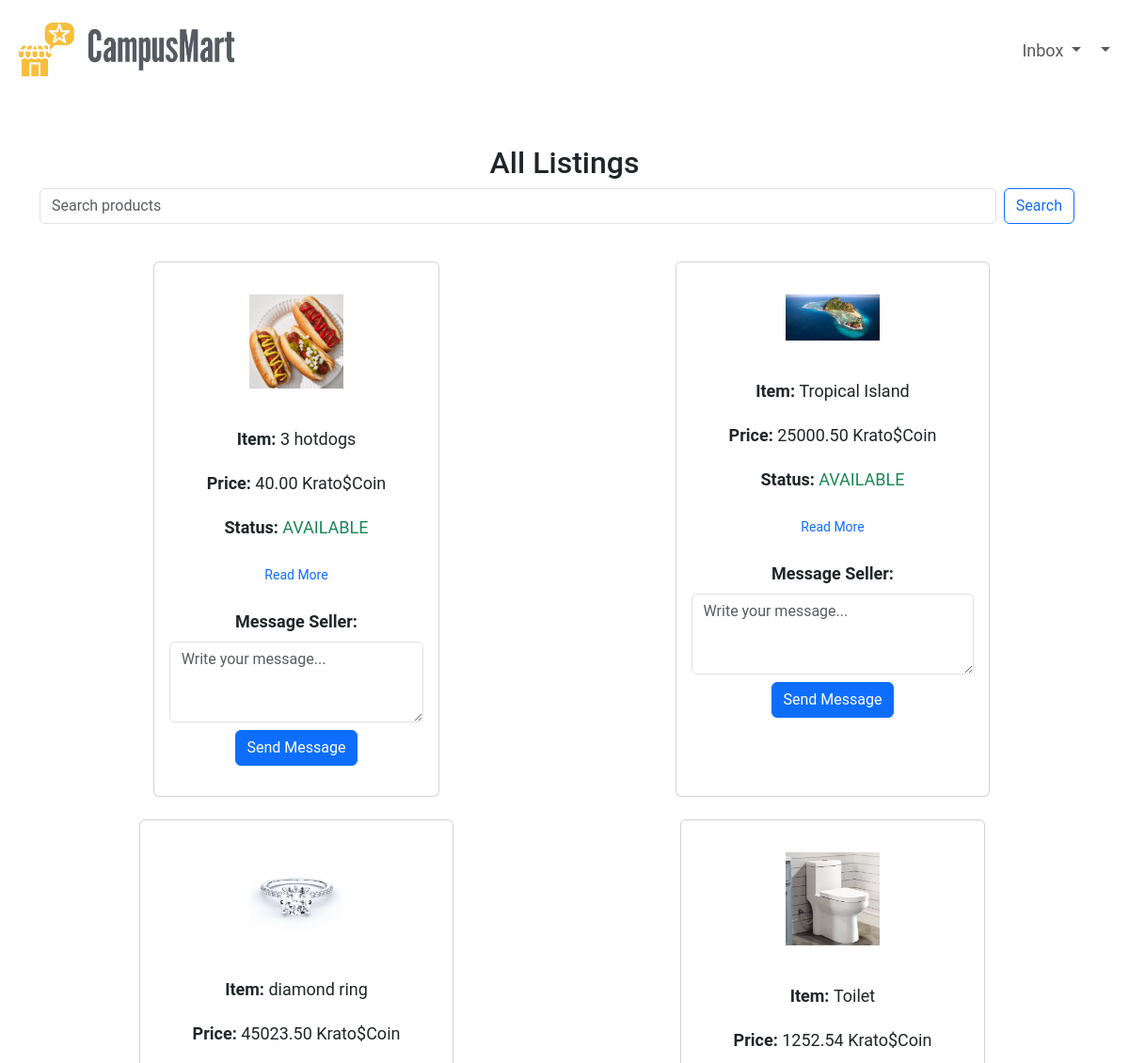
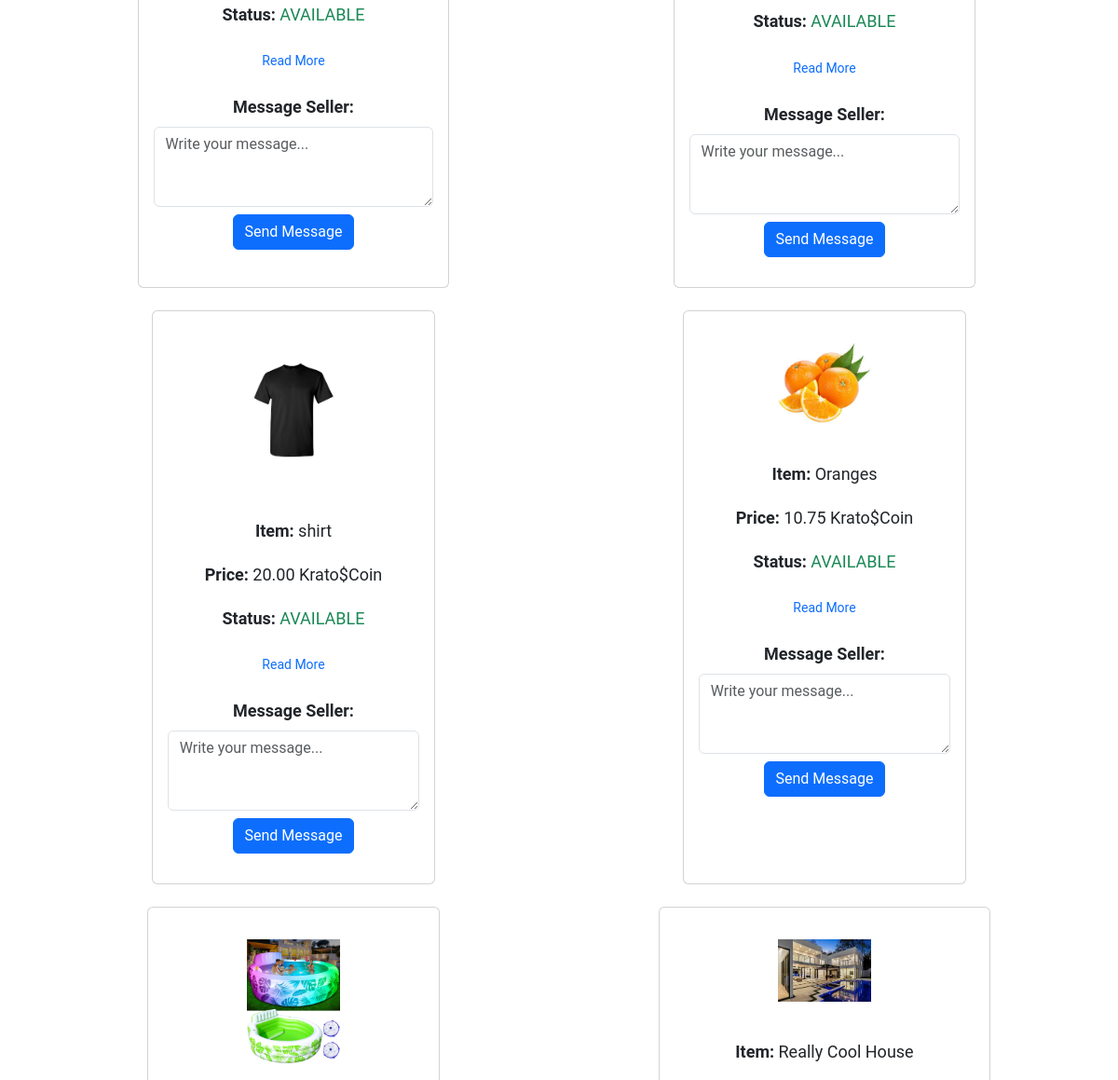
/CampusMart/listing/all/ (upper part), run on an earlier commit of the app's database (2 pictures, top to bottom).
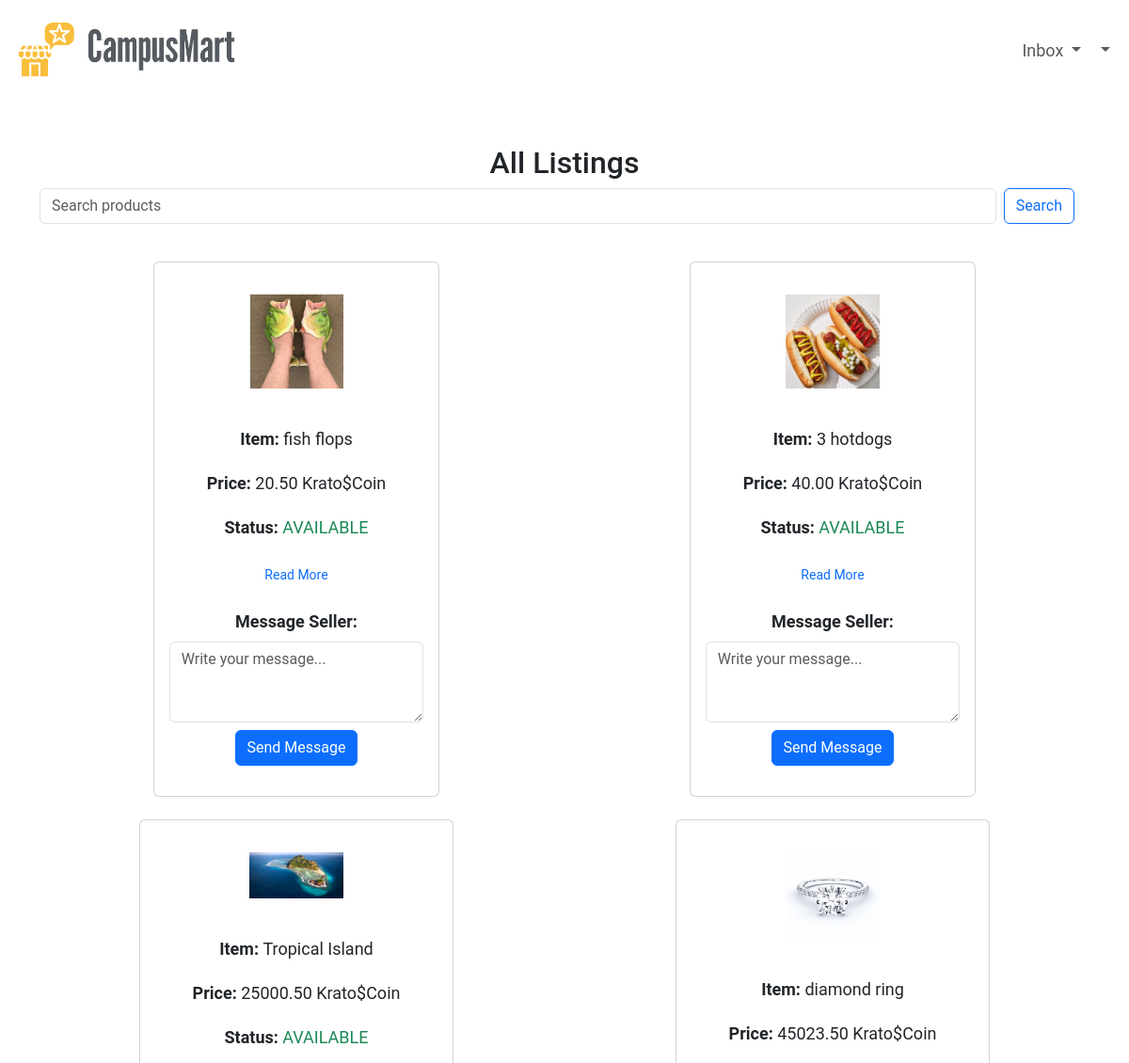
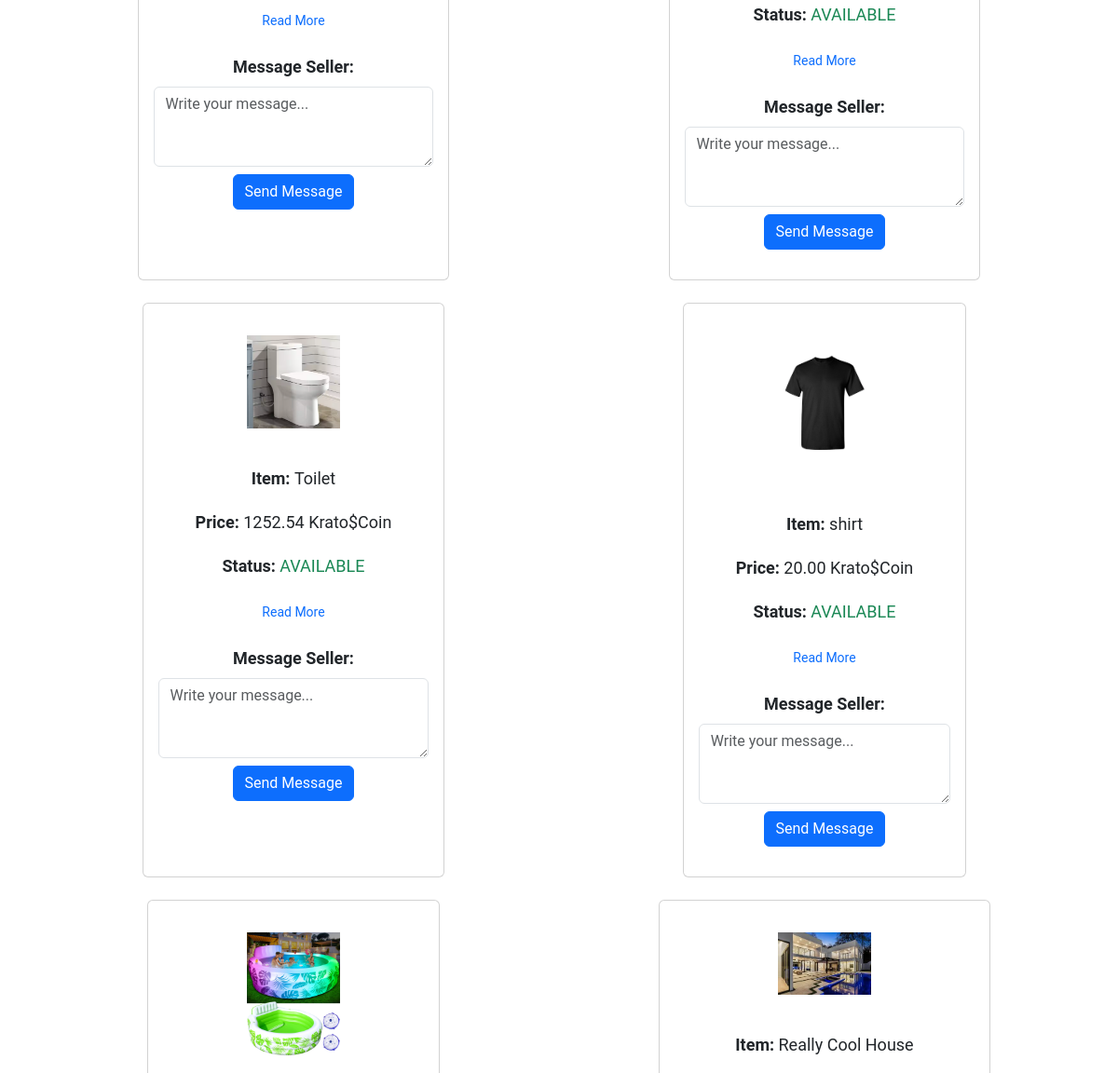
And on a later commit of the database (2 pictures, top to bottom).
### CampusMart/models.py (models this page shows, shortened)
class ProductImage(models.Model):
    product = models.ForeignKey(Product, on_delete=models.CASCADE, related_name='images')
    image = models.ImageField(upload_to=upload_to)

class Product(models.Model):
    CONDITION_CHOICES = [
        ('NEW', 'New'),
        ('LIKE_NEW', 'Like New'),
        ('USED', 'Used'),
        ('FAIR', 'Fair'),
    ]
    seller = models.ForeignKey(User, on_delete=models.CASCADE)
    post_date = models.DateTimeField(auto_now_add=True)
    title = models.CharField(max_length=100)
    description = models.TextField(max_length=100)
    price = models.DecimalField(max_digits=10, decimal_places=2)
    condition = models.CharField(max_length=10, choices=CONDITION_CHOICES)
    status = models.CharField(max_length=12, choices=[('AVAILABLE', 'Available'), ('UNAVAILABLE', 'Unavailable')], default='AVAILABLE')

### CampusMart/views.py (the view)
# urls.py: path('listing/all/', views.view_all, name='view_all'),
def view_all(request):
    query = request.GET.get('q')
    listings = Product.objects.filter(status='AVAILABLE')
    if query:
        listings = listings.filter(
            Q(title__icontains=query) | Q(description__icontains=query)
        )
    listings = listings.order_by('-post_date')  # sort after filtering
    p = Paginator(listings, 20)
    page_number = request.GET.get("page")
    page_obj = p.get_page(page_number)
    return render(request, 'CampusMart/view_all.html', {
        'page_obj': page_obj,
        'query': query,  # send back query to maintain it in pagination links if needed
    })

### CampusMart/templates/CampusMart/view_all.html (shortened to what this page needs)
<!DOCTYPE html>
<html lang="en">
{% load static %}
<head>
    <link href="https://cdn.jsdelivr.net/npm/bootstrap@5.3.0/dist/css/bootstrap.min.css" rel="stylesheet">
    <link rel="stylesheet" href="{% static 'CampusMart/style.css' %}">
</head>
<body>
<nav class="navbar navbar-expand-lg">
    <div class="container-fluid">
      <a class="navbar-brand d-flex align-items-center" href="{% url 'CampusMart:index' %}">
        <img src="{% static 'campusmart_logo.png' %}" alt="Logo" style="height: 80px; width: auto;" class="me-2">
      </a>
      <div class="collapse navbar-collapse justify-content-end" id="navbarNavDropdown">
        <ul class="navbar-nav align-items-center">
          <li class="nav-item dropdown">
            <a class="nav-link dropdown-toggle" href="#" id="inboxDropdown" role="button" data-bs-toggle="dropdown" aria-expanded="false">
              Inbox
            </a>
          </li>
          <li class="nav-item dropdown">
            <a class="nav-link dropdown-toggle" href="#" id="navbarDropdownMenuLink" role="button" data-bs-toggle="dropdown">
            </a>
          </li>
        </ul>
      </div>
    </div>
  </nav>
<div class="container mt-5 text-center">
    <h2>All Listings</h2>
    <form class="d-flex me-3" method="GET" action="{% url 'CampusMart:view_all' %}">
    <input class="form-control me-2" type="search" placeholder="Search products" aria-label="Search" name="q">
    <button class="btn btn-outline-primary" type="submit">Search</button>
    </form>
    {% if page_obj %}
        <div class="row row-cols-1 row-cols-md-2 g-4 mt-3">
            {% for product in page_obj %}
            <div class="col d-flex justify-content-center">
              <div class="card h-100">
                        <br>
                        {% if product.images.all %}
                          <div class="d-flex flex-wrap justify-content-center">
                            {% for image in product.images.all %}
                              <img src="{{ image.image.url }}" alt="{{ product.title }}"
                              class="m-1" style="max-width: 100px; height: auto;">
                            {% endfor %}
                            </div>
                        {% else %}
                            <p class="text-muted">No image uploaded</p>
                        {% endif %}
                        <div class="card-body">
                            <p class="card-title"><strong>Item: </strong>{{ product.title }}</p>
                            <p class="card-text"><strong>Price:</strong> {{ product.price }} Krato$Coin </p>
                            <p class="card-text"><strong>Status:</strong>
                                {% if product.status == "AVAILABLE" %}
                                <span class="text-success">{{ product.status }}</span>
                                {% else %}
                                <span class="text-danger">{{ product.status }}</span>
                            {% endif %}</p>
                            <button class="btn btn-link btn-sm text-decoration-none toggle-button"
                                    type="button"
                                    data-bs-toggle="collapse"
                                    data-bs-target="#details-{{ product.id }}"
                                    aria-expanded="false"
                                    aria-controls="details-{{ product.id }}"
                                    id="toggle-btn-{{ product.id }}">
                              Read More
                            </button>
                            {% if request.user != product.seller.auth_user %}
                            <p class="card-title"><strong>Message Seller: </strong></p>
                                    <form method="POST" action="{% url 'CampusMart:messaging' product.id %}">
                                    <textarea name="body" rows="3" placeholder="Write your message..." required class="form-control mb-2"></textarea>
                                    <button type="submit" class="btn btn-primary">Send Message</button>
                                </form>
                            {% endif %}
                        </div>
                    </div>
                </div>
            {% endfor %}
        </div>
    {% else %}
        <p class="text-muted mt-4">There are no listings yet.</p>
    {% endif %}
</div>
</body>

### CampusMart/static/CampusMart/style.css (style rules this page uses)
body { font-size: 20px; height: 100%; font-family: 'Roboto', sans-serif; display: flex; flex-direction: column; }
p { font-size: 18px; margin: 20px 40px; }
.navbar .nav-link.dropdown-toggle { font-size: 18px; }

What changed in the data, as far as the page shows it:
no longer on this page (row edited): Product: title "Oranges", price "10.75", status "AVAILABLE"
no longer on this page (row unchanged): ProductImage: image (picture), shown under "Oranges"
added Product: title "fish flops", price "20.50", status "AVAILABLE"
added ProductImage: image (picture), shown under "fish flops"
